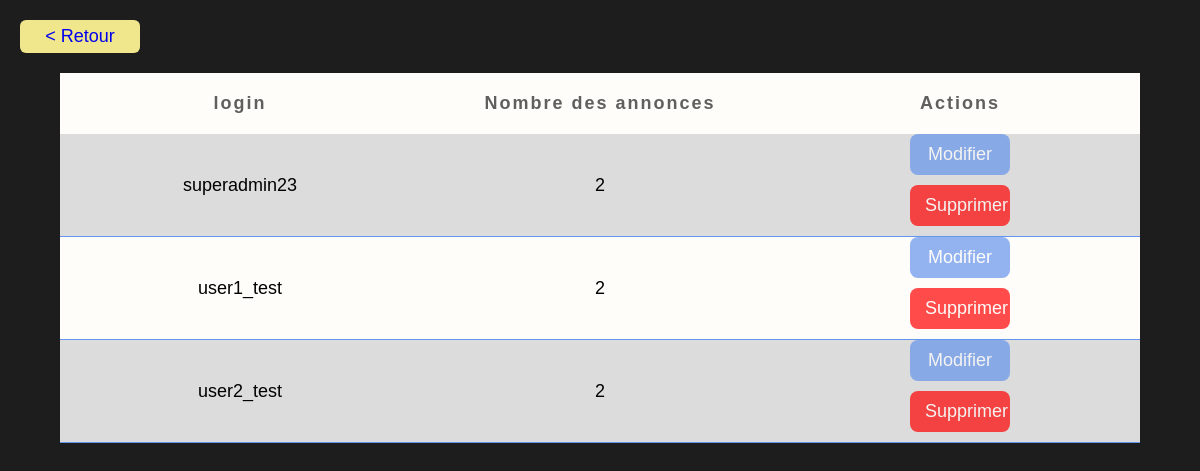
/festivoiturage/vues/admin/utilisateurs.php (signed in), run on the app's committed database.
### tables this page shows
CREATE TABLE `utilisateurs` (
  `idUtilisateur` int(11) NOT NULL,
  `login` varchar(50) NOT NULL,
  `motdepasse` varchar(100) NOT NULL,
  `role` varchar(20) NOT NULL
);

### festivoiturage/controlleurs/admin/utilisateurs.php (called while the page is built, shortened)
<?php
    include('../../database/database.php');
    $utilisateurs = $mysql->query("select idUtilisateur, login, count(annoncesvehicules.id_utilisateur) as nombreAnnonces from
    utilisateurs left join annoncesvehicules on utilisateurs.idUtilisateur = annoncesvehicules.id_utilisateur
    group by idUtilisateur, login, utilisateurs.idUtilisateur");
?>

### festivoiturage/vues/admin/utilisateurs.php (the view, shortened to what this page needs)
<?php
    if(isset($_SESSION["id"]) && isset($_SESSION["login"]) && isset($_SESSION["role"]) &&  $_SESSION["role"] === "ROLE_SUPER_ADMIN") {
    include("../../controlleurs/admin/utilisateurs.php");
?>
<!DOCTYPE html>
<html lang="en">
<head>
    <link rel="stylesheet" href="../../css/style.css?v=<?php echo time(); ?>"/>
</head>
<body>
    <div class="goback">
        <a href="./index.php"> < Retour</a>
    </div>
    <div class="table-container">
        <table>
            <tr>
                <th>login</th>
                <th>Nombre des annonces</th>
                <th>Actions</th>
            </tr>
            <?php while($row = $utilisateurs->fetch_array()){ ?>
                <tr>
                    <td><?php echo $row["login"] ?></td>
                    <td><?php echo $row["nombreAnnonces"] ?></td>
                    <td>
                        <a href="./DetailsUtilisateur.php?id=<?php echo $row["idUtilisateur"] ?>">Modifier</a>
                        <a href="../../controlleurs/admin/delete-utilisateur.php?id=<?php echo $row["idUtilisateur"] ?>">Supprimer</a>
                    </td>
                </tr>
            <?php }?>
        </table>
    </div>
</body>
</html>
<?php
    } else {
        header("Location: ../login.php");
    }
    ?>

### festivoiturage/css/style.css (style rules this page uses)
:root { --White:#FFFFFF; --Whity:#FFFDFA; --Black:#000000; --Blacky:#1D1D1D; --Very-Dark-Gray:#565656; --Gainsboro:#DCDCDC; --Khaki:#F0E68C; --Light-Yelow:#FFFF66; --Gold:#FFD700; --light-blue: #6495ED; --red: #FF0000; --light-red: #FD9079; --light-green: #02D863; --main-padding:20px; --main-margin:20px; }
* { box-sizing:border-box; -moz-box-sizing: border-box; -webkit-box-sizing: border-box; margin: 0; padding: 0; }
html { scroll-behavior: smooth; }
body { font-family: 'Work Sans', sans-serif; background-color: var(--Blacky); font-size: 18px; }
a { text-decoration: none; }
.goback { padding: 6px 12px; width: 120px; text-align: center; color: var(--Blacky); background-color: var(--Khaki); border-radius: 6px; margin: 20px auto 20px 20px; }
.table-container { background: var(--Whity); width: 90%; margin-left: auto; margin-right: auto; margin-bottom: 60px; overflow: auto; }
.table-container table { width: 100%; }
.table-container table tr:nth-child(even) { background: var(--Gainsboro); }
.table-container table, .table-container table tr, .table-container table tr th, .table-container table tr td { border-collapse: collapse; }
.table-container table tr th { color: var(--Blacky); background: var(--Whity); border-bottom: none; opacity: 0.7; padding: 20px 20px; transition: all 0.3s; letter-spacing: 2px; }
.table-container table tr th, .table-container table tr td { text-align: center; width: calc(100% / 5); }
.table-container table tr td { padding: 0 20px; border-bottom: 1px solid var(--light-blue); }
.table-container table tr td a { display: block; border: none; outline: none; padding: 10px 15px; color: var(--Whity); width: 100px; margin-left: auto; margin-right: auto; border-radius: 8px; opacity: 0.7; margin-bottom: 10px; transition: opacity 0.3s; }
.table-container table tr td a:first-child { background:var(--light-blue); }
.table-container table tr td a:last-child { background: var(--red); }

### data on the page
utilisateurs: login "superadmin23", nombreAnnonces "2"
utilisateurs: login "user1_test", nombreAnnonces "2"
utilisateurs: login "user2_test", nombreAnnonces "2"
